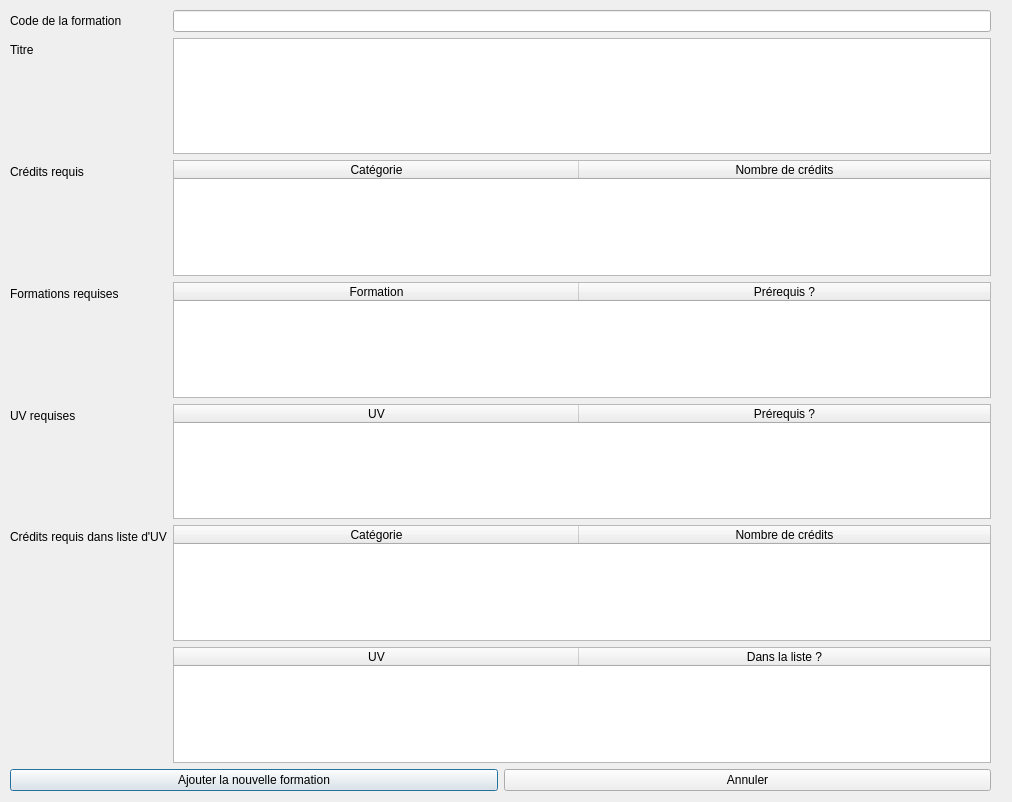
<?xml version="1.0" encoding="UTF-8"?>
<ui version="4.0">
 <class>ajouterformationwindow</class>
 <widget class="QDialog" name="ajouterformationwindow">
  <property name="geometry">
   <rect>
    <x>0</x>
    <y>0</y>
    <width>1012</width>
    <height>802</height>
   </rect>
  </property>
  <property name="windowTitle">
   <string>Dialog</string>
  </property>
  <widget class="QWidget" name="verticalLayoutWidget_2">
   <property name="geometry">
    <rect>
     <x>10</x>
     <y>10</y>
     <width>981</width>
     <height>781</height>
    </rect>
   </property>
   <layout class="QVBoxLayout" name="mainLayout_2">
    <item>
     <layout class="QFormLayout" name="formLayout_2">
      <property name="fieldGrowthPolicy">
       <enum>QFormLayout::AllNonFixedFieldsGrow</enum>
      </property>
      <item row="0" column="0">
       <widget class="QLabel" name="lblCodeFormation">
        <property name="text">
         <string>Code de la formation</string>
        </property>
       </widget>
      </item>
      <item row="0" column="1">
       <widget class="QLineEdit" name="txtCodeFormation">
        <property name="enabled">
         <bool>true</bool>
        </property>
       </widget>
      </item>
      <item row="1" column="0">
       <widget class="QLabel" name="lblDescription_Formation">
        <property name="text">
         <string>Titre</string>
        </property>
       </widget>
      </item>
      <item row="1" column="1">
       <widget class="QTextEdit" name="txtDescriptionFormation">
        <property name="enabled">
         <bool>true</bool>
        </property>
       </widget>
      </item>
      <item row="2" column="0">
       <widget class="QLabel" name="lblCreditsFormation">
        <property name="text">
         <string>Crédits requis</string>
        </property>
       </widget>
      </item>
      <item row="2" column="1">
       <widget class="QTableWidget" name="tableFormationCreditsNeeded">
        <property name="layoutDirection">
         <enum>Qt::LeftToRight</enum>
        </property>
        <property name="wordWrap">
         <bool>true</bool>
        </property>
        <attribute name="horizontalHeaderDefaultSectionSize">
         <number>405</number>
        </attribute>
        <attribute name="horizontalHeaderMinimumSectionSize">
         <number>405</number>
        </attribute>
        <attribute name="horizontalHeaderStretchLastSection">
         <bool>true</bool>
        </attribute>
        <column>
         <property name="text">
          <string>Catégorie</string>
         </property>
        </column>
        <column>
         <property name="text">
          <string>Nombre de crédits</string>
         </property>
        </column>
       </widget>
      </item>
      <item row="3" column="0">
       <widget class="QLabel" name="lblCreditsFormation_2">
        <property name="text">
         <string>Formations requises</string>
        </property>
       </widget>
      </item>
      <item row="3" column="1">
       <widget class="QTableWidget" name="tableFormationFormationsNeeded">
        <property name="layoutDirection">
         <enum>Qt::LeftToRight</enum>
        </property>
        <property name="wordWrap">
         <bool>true</bool>
        </property>
        <attribute name="horizontalHeaderDefaultSectionSize">
         <number>405</number>
        </attribute>
        <attribute name="horizontalHeaderMinimumSectionSize">
         <number>405</number>
        </attribute>
        <attribute name="horizontalHeaderStretchLastSection">
         <bool>true</bool>
        </attribute>
        <column>
         <property name="text">
          <string>Formation</string>
         </property>
        </column>
        <column>
         <property name="text">
          <string>Prérequis ?</string>
         </property>
        </column>
       </widget>
      </item>
      <item row="4" column="0">
       <widget class="QLabel" name="lblCreditsFormation_3">
        <property name="text">
         <string>UV requises</string>
        </property>
       </widget>
      </item>
      <item row="4" column="1">
       <widget class="QTableWidget" name="tableFormationUVNeeded">
        <property name="layoutDirection">
         <enum>Qt::LeftToRight</enum>
        </property>
        <property name="wordWrap">
         <bool>true</bool>
        </property>
        <attribute name="horizontalHeaderDefaultSectionSize">
         <number>405</number>
        </attribute>
        <attribute name="horizontalHeaderMinimumSectionSize">
         <number>405</number>
        </attribute>
        <attribute name="horizontalHeaderStretchLastSection">
         <bool>true</bool>
        </attribute>
        <column>
         <property name="text">
          <string>UV</string>
         </property>
        </column>
        <column>
         <property name="text">
          <string>Prérequis ?</string>
         </property>
        </column>
       </widget>
      </item>
      <item row="5" column="0">
       <widget class="QLabel" name="lblCreditsFormation_4">
        <property name="text">
         <string>Crédits requis dans liste d'UV</string>
        </property>
       </widget>
      </item>
      <item row="5" column="1">
       <widget class="QTableWidget" name="tableFormationCreditsNeededInUVSet_Credits">
        <property name="layoutDirection">
         <enum>Qt::LeftToRight</enum>
        </property>
        <property name="wordWrap">
         <bool>true</bool>
        </property>
        <attribute name="horizontalHeaderDefaultSectionSize">
         <number>405</number>
        </attribute>
        <attribute name="horizontalHeaderMinimumSectionSize">
         <number>405</number>
        </attribute>
        <attribute name="horizontalHeaderStretchLastSection">
         <bool>true</bool>
        </attribute>
        <column>
         <property name="text">
          <string>Catégorie</string>
         </property>
        </column>
        <column>
         <property name="text">
          <string>Nombre de crédits</string>
         </property>
        </column>
       </widget>
      </item>
      <item row="6" column="1">
       <widget class="QTableWidget" name="tableFormationCreditsNeededInUVSet_UV">
        <property name="layoutDirection">
         <enum>Qt::LeftToRight</enum>
        </property>
        <property name="wordWrap">
         <bool>true</bool>
        </property>
        <attribute name="horizontalHeaderDefaultSectionSize">
         <number>405</number>
        </attribute>
        <attribute name="horizontalHeaderMinimumSectionSize">
         <number>405</number>
        </attribute>
        <attribute name="horizontalHeaderStretchLastSection">
         <bool>true</bool>
        </attribute>
        <column>
         <property name="text">
          <string>UV</string>
         </property>
        </column>
        <column>
         <property name="text">
          <string>Dans la liste ?</string>
         </property>
        </column>
       </widget>
      </item>
     </layout>
    </item>
    <item>
     <layout class="QHBoxLayout" name="horizontalLayout">
      <item>
       <widget class="QPushButton" name="btnAccepter">
        <property name="text">
         <string>Ajouter la nouvelle formation</string>
        </property>
       </widget>
      </item>
      <item>
       <widget class="QPushButton" name="btnAnnuler">
        <property name="text">
         <string>Annuler</string>
        </property>
       </widget>
      </item>
     </layout>
    </item>
   </layout>
  </widget>
 </widget>
 <resources/>
 <connections/>
</ui>
